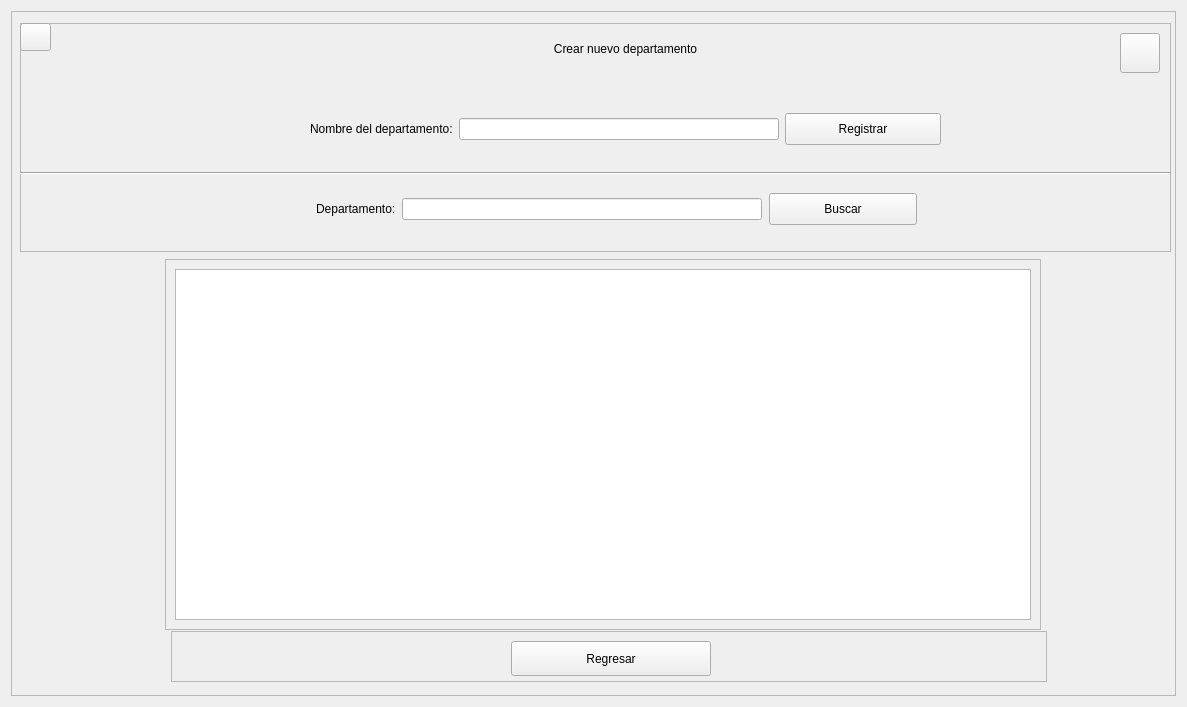
     <widget class="QWidget" name="paginaDepartamentos">
      <layout class="QVBoxLayout" name="verticalLayout_6">
       <item alignment="Qt::AlignHCenter">
        <widget class="QFrame" name="frameGeneralDepartamentos">
         <property name="minimumSize">
          <size>
           <width>1165</width>
           <height>685</height>
          </size>
         </property>
         <property name="maximumSize">
          <size>
           <width>1184</width>
           <height>685</height>
          </size>
         </property>
         <property name="frameShape">
          <enum>QFrame::StyledPanel</enum>
         </property>
         <property name="frameShadow">
          <enum>QFrame::Raised</enum>
         </property>
         <widget class="QFrame" name="frameSeccionRegistrarDepartamento">
          <property name="geometry">
           <rect>
            <x>9</x>
            <y>12</y>
            <width>1151</width>
            <height>229</height>
           </rect>
          </property>
          <property name="frameShape">
           <enum>QFrame::StyledPanel</enum>
          </property>
          <property name="frameShadow">
           <enum>QFrame::Raised</enum>
          </property>
          <widget class="QLabel" name="labelTituloRegistrarDepartamento">
           <property name="geometry">
            <rect>
             <x>290</x>
             <y>10</y>
             <width>631</width>
             <height>31</height>
            </rect>
           </property>
           <property name="text">
            <string>Crear nuevo departamento</string>
           </property>
           <property name="alignment">
            <set>Qt::AlignCenter</set>
           </property>
          </widget>
          <widget class="Line" name="lineaSeparadoraSeccionDepartamento">
           <property name="geometry">
            <rect>
             <x>0</x>
             <y>140</y>
             <width>1151</width>
             <height>21</height>
            </rect>
           </property>
           <property name="orientation">
            <enum>Qt::Horizontal</enum>
           </property>
          </widget>
          <widget class="QWidget" name="layoutWidget">
           <property name="geometry">
            <rect>
             <x>296</x>
             <y>170</y>
             <width>601</width>
             <height>32</height>
            </rect>
           </property>
           <layout class="QHBoxLayout" name="hlSeccionBuscarDepartamento" stretch="3,1">
            <property name="spacing">
             <number>7</number>
            </property>
            <item>
             <layout class="QHBoxLayout" name="hlBuscarDepartamento">
              <property name="spacing">
               <number>6</number>
              </property>
              <item>
               <widget class="QLabel" name="labelBuscarDepartamento">
                <property name="text">
                 <string>Departamento:</string>
                </property>
               </widget>
              </item>
              <item>
               <widget class="QLineEdit" name="inputBuscarDepartamento"/>
              </item>
             </layout>
            </item>
            <item>
             <widget class="QPushButton" name="botonBuscarDepartamento">
              <property name="sizePolicy">
               <sizepolicy hsizetype="Minimum" vsizetype="Preferred">
                <horstretch>0</horstretch>
                <verstretch>0</verstretch>
               </sizepolicy>
              </property>
              <property name="cursor">
               <cursorShape>PointingHandCursor</cursorShape>
              </property>
              <property name="text">
               <string>Buscar</string>
              </property>
             </widget>
            </item>
           </layout>
          </widget>
          <widget class="QWidget" name="layoutWidget">
           <property name="geometry">
            <rect>
             <x>290</x>
             <y>90</y>
             <width>631</width>
             <height>32</height>
            </rect>
           </property>
           <layout class="QHBoxLayout" name="hlSeccionRegistrarDepartamento" stretch="3,1">
            <item>
             <layout class="QHBoxLayout" name="hlCamposRegistrarDepartamento">
              <item>
               <widget class="QLabel" name="labelNombreDepartamento">
                <property name="text">
                 <string>Nombre del departamento:</string>
                </property>
               </widget>
              </item>
              <item>
               <widget class="QLineEdit" name="inputNombreDepartamento"/>
              </item>
             </layout>
            </item>
            <item>
             <widget class="QPushButton" name="botonRegistrarDepartamento">
              <property name="sizePolicy">
               <sizepolicy hsizetype="Minimum" vsizetype="Preferred">
                <horstretch>0</horstretch>
                <verstretch>0</verstretch>
               </sizepolicy>
              </property>
              <property name="cursor">
               <cursorShape>PointingHandCursor</cursorShape>
              </property>
              <property name="text">
               <string>Registrar</string>
              </property>
             </widget>
            </item>
           </layout>
          </widget>
          <widget class="QLabel" name="labelFiltroSeccionDepartamento">
           <property name="geometry">
            <rect>
             <x>300</x>
             <y>200</y>
             <width>591</width>
             <height>20</height>
            </rect>
           </property>
           <property name="text">
            <string/>
           </property>
           <property name="alignment">
            <set>Qt::AlignCenter</set>
           </property>
          </widget>
          <widget class="QPushButton" name="botonRefrescarDepartamentos">
           <property name="geometry">
            <rect>
             <x>0</x>
             <y>0</y>
             <width>31</width>
             <height>28</height>
            </rect>
           </property>
           <property name="cursor">
            <cursorShape>PointingHandCursor</cursorShape>
           </property>
           <property name="styleSheet">
            <string notr="true"/>
           </property>
           <property name="text">
            <string/>
           </property>
           <property name="icon">
            <iconset resource="../../../recursos/qtRecursosIconos.qrc">
             <normaloff>:/iconos/iconos/reload.png</normaloff>:/iconos/iconos/reload.png</iconset>
           </property>
          </widget>
          <widget class="QPushButton" name="botonManualUsuarioSeccionDepartamentos">
           <property name="geometry">
            <rect>
             <x>1100</x>
             <y>10</y>
             <width>40</width>
             <height>40</height>
            </rect>
           </property>
           <property name="cursor">
            <cursorShape>PointingHandCursor</cursorShape>
           </property>
           <property name="styleSheet">
            <string notr="true"/>
           </property>
           <property name="text">
            <string/>
           </property>
          </widget>
         </widget>
         <widget class="QFrame" name="frameListaDepartamentos">
          <property name="geometry">
           <rect>
            <x>154</x>
            <y>248</y>
            <width>876</width>
            <height>371</height>
           </rect>
          </property>
          <property name="maximumSize">
           <size>
            <width>876</width>
            <height>450</height>
           </size>
          </property>
          <property name="frameShape">
           <enum>QFrame::StyledPanel</enum>
          </property>
          <property name="frameShadow">
           <enum>QFrame::Raised</enum>
          </property>
          <layout class="QVBoxLayout" name="verticalLayout_7">
           <item>
            <widget class="QTableView" name="tvDepartamentos">
             <property name="editTriggers">
              <set>QAbstractItemView::NoEditTriggers</set>
             </property>
             <property name="selectionMode">
              <enum>QAbstractItemView::SingleSelection</enum>
             </property>
             <property name="selectionBehavior">
              <enum>QAbstractItemView::SelectRows</enum>
             </property>
             <attribute name="verticalHeaderVisible">
              <bool>false</bool>
             </attribute>
            </widget>
           </item>
          </layout>
         </widget>
         <widget class="QFrame" name="frameInferiorSeccionDepartamentos">
          <property name="geometry">
           <rect>
            <x>160</x>
            <y>620</y>
            <width>876</width>
            <height>51</height>
           </rect>
          </property>
          <property name="minimumSize">
           <size>
            <width>876</width>
            <height>0</height>
           </size>
          </property>
          <property name="maximumSize">
           <size>
            <width>876</width>
            <height>130</height>
           </size>
          </property>
          <property name="frameShape">
           <enum>QFrame::StyledPanel</enum>
          </property>
          <property name="frameShadow">
           <enum>QFrame::Raised</enum>
          </property>
          <widget class="QPushButton" name="botonRegresarSeccionDepartamentos">
           <property name="geometry">
            <rect>
             <x>340</x>
             <y>10</y>
             <width>200</width>
             <height>35</height>
            </rect>
           </property>
           <property name="minimumSize">
            <size>
             <width>200</width>
             <height>35</height>
            </size>
           </property>
           <property name="maximumSize">
            <size>
             <width>200</width>
             <height>35</height>
            </size>
           </property>
           <property name="cursor">
            <cursorShape>PointingHandCursor</cursorShape>
           </property>
           <property name="text">
            <string>Regresar</string>
           </property>
          </widget>
         </widget>
        </widget>
       </item>
      </layout>
     </widget>
